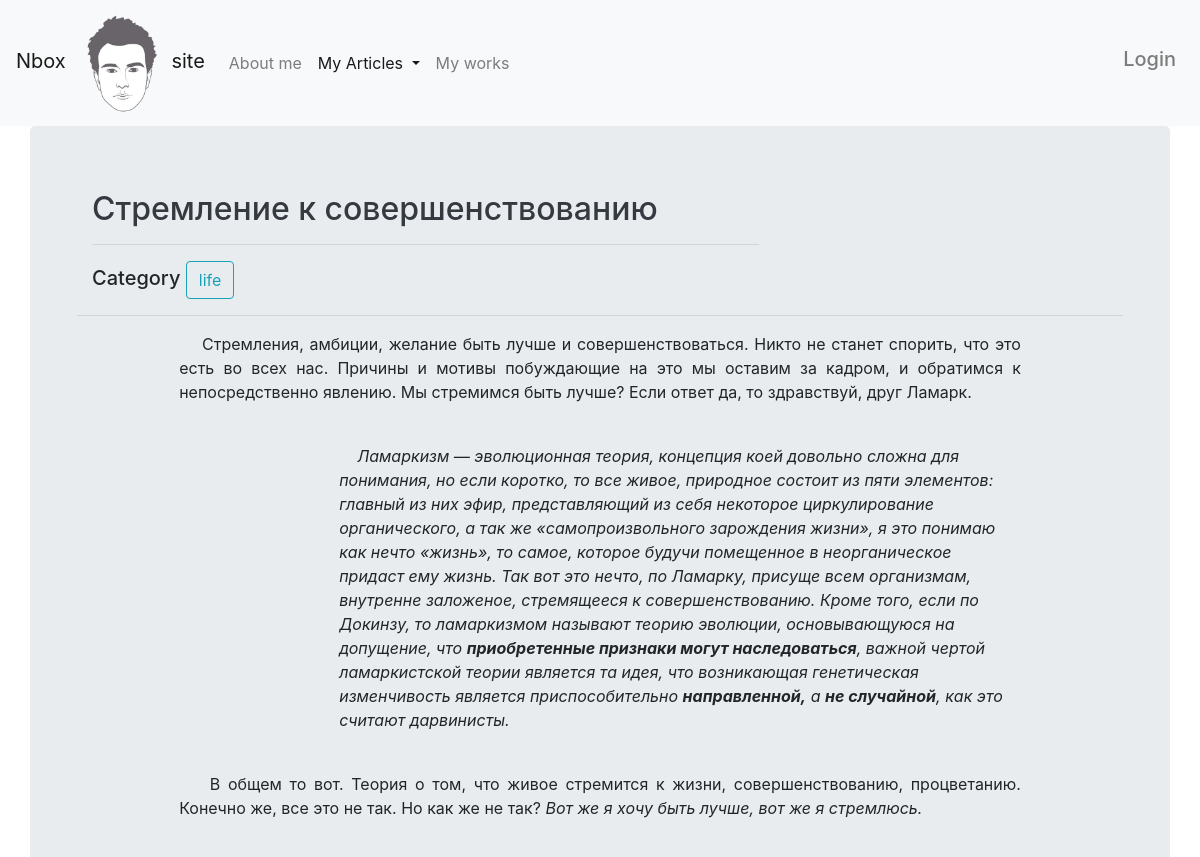
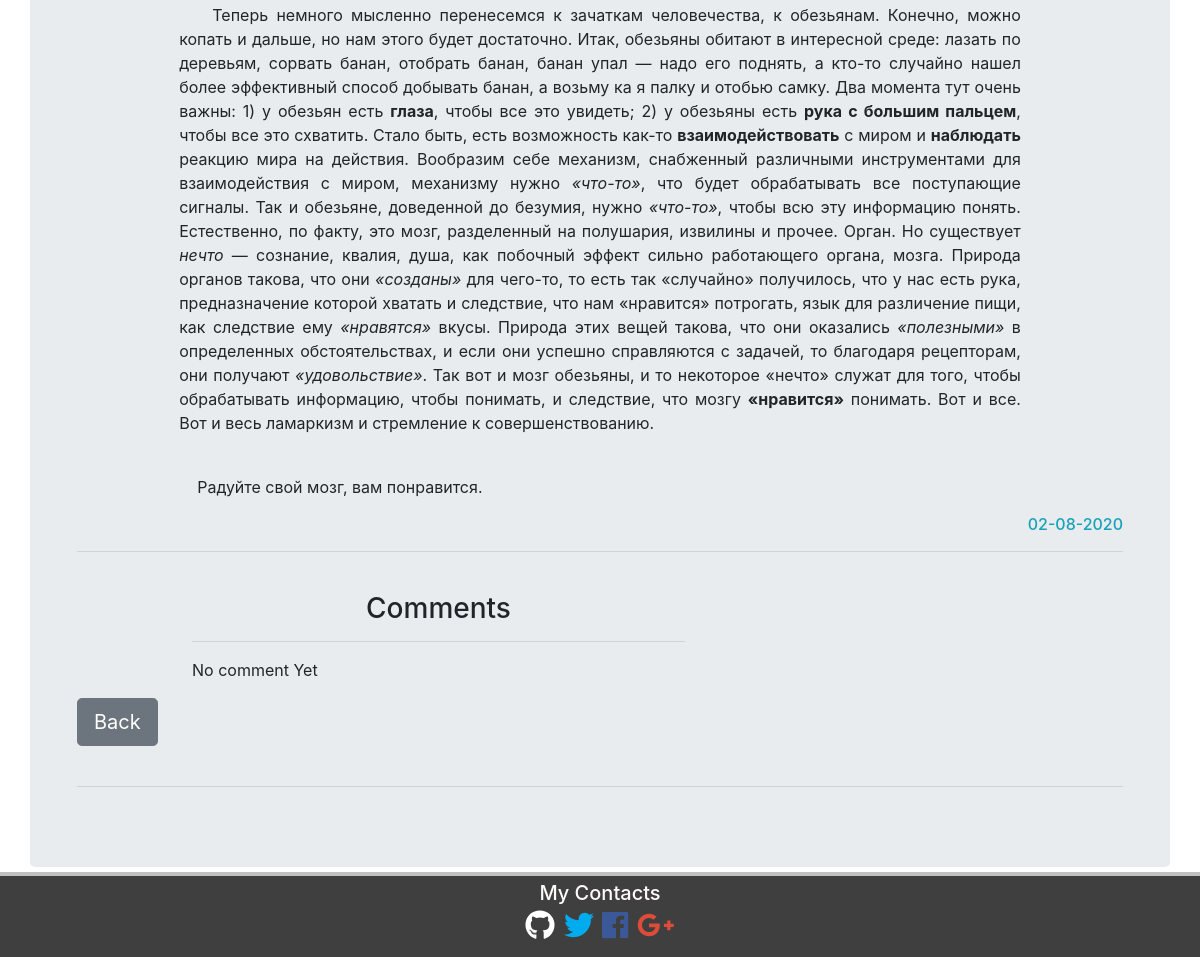
Page /articles/2/ on the committed database (2 pictures, top to bottom).
### articles/models.py (models this page shows, shortened)
class Articles(models.Model):
    title = models.CharField(
        max_length=120,
        verbose_name='Title')
    content = RichTextField(blank=True, null=True)
    category = models.CharField(max_length=255, default='life')
    date = models.DateTimeField(verbose_name='Publication date')
    class Meta:
        verbose_name = 'Article'
        verbose_name_plural = 'Articles'

### articles/views.py (the view, shortened to what this page needs)
# urls.py: path('<int:pk>/', ArticleView.as_view(), name='article'),
class ArticleView(DetailView, CreateView):
    template_name = 'articles/article_page.html'
    model = Articles
    form_class = AddCommentForm
    def get_context_data(self, *args, **kwargs):
        context = super().get_context_data(*args, **kwargs)
        context['categories'] = Category.objects.all()
        return context

### articles/models.py (called while the page is built)
    def __str__(self):
        return self.name

### articles/templates/articles/article_page.html (shortened to what this page needs)
{% extends "home/wrapper.html" %}
{% load static %}
{% block ar %} active {% endblock %}
{% block content %}
    <div class="col-md-8">
        <h2 class="text-dark">
            {{ articles.title }}
        </h2><hr>
        <h5>
            Category
            <a href="{% url 'category' articles.category|slugify %}">
                <button class="btn btn-outline-info">
                    {{ articles.category }}
                </button>
            </a>
        </h5>
    </div><hr>
    <div class="container col-md-10">
        <p>
            {{ articles.content|safe|linebreaks }}
        </p>
    </div>
    <h6 class="text-info" align="right">
        {{ articles.date|date:"d-m-Y" }}
    </h6><hr><br>
    <div class="container" style="margin-left: 100px">
        <div class="row">
            <div class="col-md-6">
                <a name="redirect_after_post_a_comment">
                    <h3 align="center">
                        Comments
                    </h3><hr>
                </a>
                {% if not articles.comments.all %}
                    <p>
                        No comment Yet
                    </p>
                {% endif %}
            </div>
        </div>
    </div>
    <a href="{% url 'articles' %}">
        <button type="button" class="btn btn-secondary btn-lg">
            Back
        </button>
    </a><br><br>
    <hr>
{% endblock content %}

### home/static/home/base.css (style rules this page uses)
body { padding-bottom: 90px; position: relative; min-height: 100vh; }

### rows in the picture
Articles: title "Стремление к совершенствованию", category "life", content "Стремления, амбиции, желание быть лучше и совершенствоваться. Никто не станет спорить, что это есть во всех нас. Причины и мотивы побуждающие на это мы оставим за кадром, и обратимся к непосредственно явлению. Мы стремимся быть лучше? Если ответ да, то здравствуй, друг Ламарк. Ламаркизм — эволюционная теория, концепция коей довольно сложна для понимания, но если коротко, то все живое, природное состоит из пяти элементов: главный из них эфир, представляющий из себя некоторое циркулирование органического, а так же «самопроизвольного зарождения жизни», я это понимаю как нечто «жизнь», то самое, которое будучи помещенное в неорганическое придаст ему жизнь. Так вот это нечто, по Ламарку, присуще…", date "02-08-2020"
